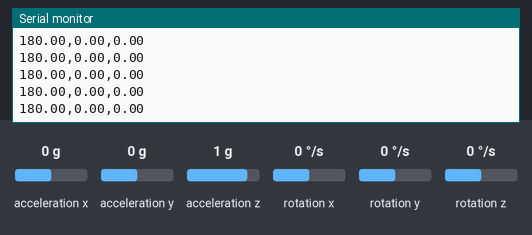
A sketch run on a simulated Arduino Nano 33 IoT. Parts: the last lines printed to the serial monitor. The inputs (shaded band) are chosen by the test bench; at power-on: acceleration x 0 g, acceleration y 0 g, acceleration z 1 g, rotation x 0 °/s, rotation y 0 °/s, rotation z 0 °/s.

Above: at 1.2 s.
1.3 s: acceleration x set to -1.4 g
At 1.45 s:
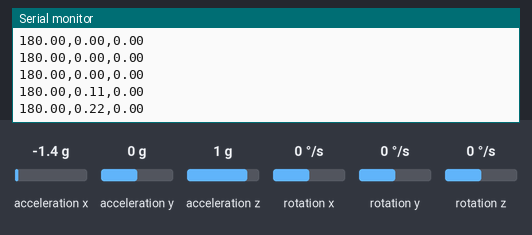
2.8 s: acceleration y set to -1.4 g
At 2.89 s:
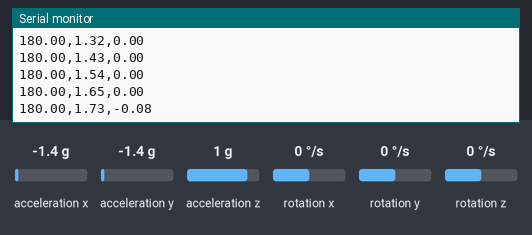
4.3 s: acceleration z set to -1.4 g
At 4.33 s:
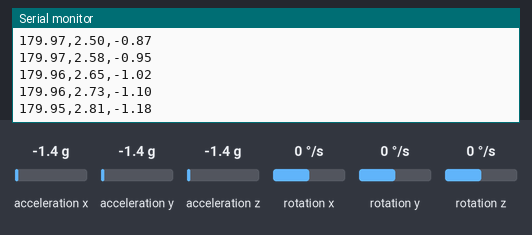
5.8 s: rotation x set to -192 °/s
At 5.87 s:
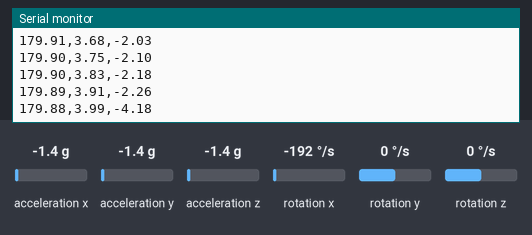
7.3 s: rotation y set to -192 °/s
At 7.31 s:
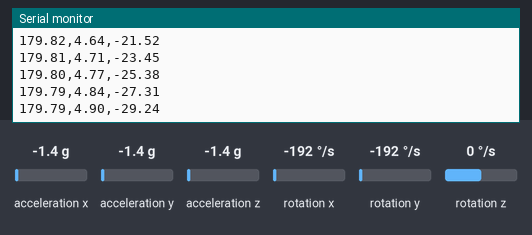
Timing chart, 0 to 9.8 s (numbered marks = the images above; inputs shaded):
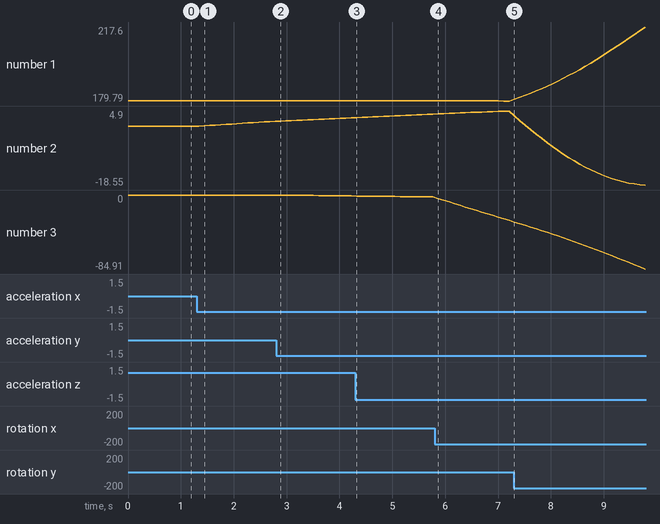

The sketch:

sketch_nov02a.ino
```cpp
/*
 * This code reads acceleration and gyro info from arduino and sends it to serial.
 * LSM6DS3 library: https://www.arduino.cc/en/Reference/ArduinoLSM6DS3
 * Written by (        ) on 11/02/2020
 * Modified by (           ) on 11/02/2020
 */

#include "Arduino_LSM6DS3.h"
#include "MadgwickAHRS.h"

Madgwick filter;

// orientations
float roll = 0.0;
float pitch = 0.0;
float heading = 0.0;

void setup() {

  Serial.begin(9600);

  if (!IMU.begin()) {
    Serial.println("imu failed to initialize");
    while(true);
  }
  filter.begin(104.00);
}

void loop() {
   // acceleration value
   float xAcc, yAcc, zAcc;

   // gyro value
   float xGyro, yGyro, zGyro;

    if (IMU.accelerationAvailable() && IMU.gyroscopeAvailable()) {
      IMU.readAcceleration(xAcc, yAcc, zAcc);
      IMU.readGyroscope(xGyro, yGyro, zGyro);
    }

    // updating filter with the values:
    filter.updateIMU(xGyro, yGyro, zGyro, xAcc, yAcc, zAcc);

    // roll, pitch, heading:
    roll = filter.getRoll();
    pitch = filter.getPitch();
    heading = filter.getYaw();

    if (Serial.available());
    char input = Serial.read();
    Serial.print(heading);
    Serial.print(",");
    Serial.print(pitch);
    Serial.print(",");
    Serial.println(roll);

    delay(100);


}
```

Measured:
- after the input at 1.3 s, the serial monitor: prints a new line at once (image 1)
- after the input at 2.8 s, the serial monitor: prints a new line after 0.08 s (image 2)
- after the input at 5.8 s, the serial monitor: prints a new line after 0.07 s (image 4)
- plotted number 1: 180 → 179.96 after the input at 2.8 s, 179.89 → 179.79 after the input at 5.8 s, 179.79 → 217.6 after the input at 7.3 s
- plotted number 2: 0 → 1.65 after the input at 1.3 s, 1.65 → 2.73 after the input at 2.8 s, 2.73 → 3.91 after the input at 4.3 s, 3.91 → 4.9 after the input at 5.8 s, 4.9 → -18.55 after the input at 7.3 s
- plotted number 3: 0 → -1.1 after the input at 2.8 s, -1.1 → -2.26 after the input at 4.3 s, -2.26 → -29.24 after the input at 5.8 s, -29.24 → -84.91 after the input at 7.3 s
